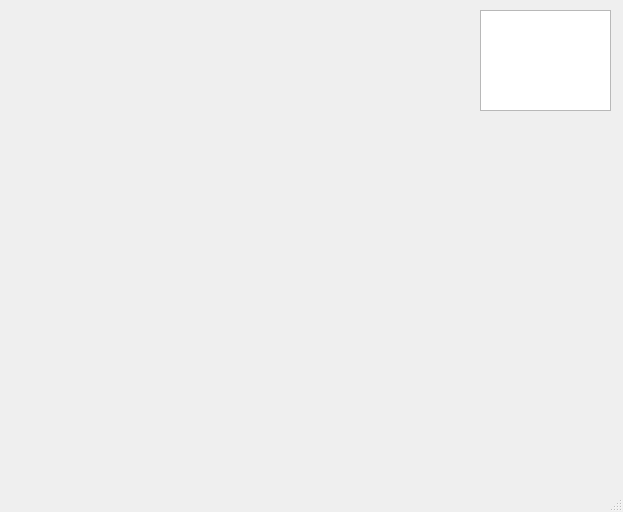
<?xml version="1.0" encoding="UTF-8"?>
<ui version="4.0">
 <class>MainWindow</class>
 <widget class="QMainWindow" name="MainWindow">
  <property name="geometry">
   <rect>
    <x>0</x>
    <y>0</y>
    <width>623</width>
    <height>512</height>
   </rect>
  </property>
  <property name="windowTitle">
   <string>MainWindow</string>
  </property>
  <widget class="QWidget" name="centralwidget">
   <widget class="QTextBrowser" name="timeLabel">
    <property name="geometry">
     <rect>
      <x>480</x>
      <y>10</y>
      <width>131</width>
      <height>101</height>
     </rect>
    </property>
   </widget>
  </widget>
  <widget class="QStatusBar" name="statusbar"/>
 </widget>
 <resources/>
 <connections/>
</ui>
